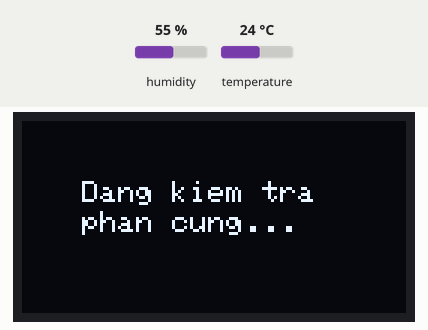
A sketch run on a simulated ESP8266 (NodeMCU). On the bench: 128×64 one-colour display. Inputs (shaded band) come from the test bench; at power-on: humidity 55 %, temperature 24 °C. WiFi joins after 1.5 s; servers stay silent unless stated; what the sketch prints to the serial monitor is not drawn.

Above: at 1.1 s.
At 3.2 s:
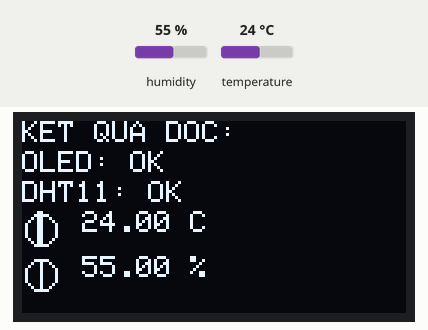

Measured:
- what the display in image 0 shows lasts 2.0 s, from 1.1 s to 3.1 s

The sketch:

sketch_jun3a.ino
```cpp
#include <ESP8266WiFi.h>
#include <DHT.h>
#include <Wire.h>
#include <Adafruit_GFX.h>
#include <Adafruit_SSD1306.h>

// --- Cấu hình WiFi và ThingSpeak ---
String apiKey = "5F8NIR1N22PYD5WG"; // Thay bằng API Key của bạn
const char* ssid = "Galaxy A23 AE62";     // Tên WiFi
const char* password = "agrq7058"; // Mật khẩu WiFi
const char* server = "api.thingspeak.com";

WiFiClient client;

// --- Cấu hình DHT11 ---
#define DHTPIN 14     // Chân kết nối cảm biến DHT11 (GPIO14)
#define DHTTYPE DHT11
DHT dht(DHTPIN, DHTTYPE);

// --- Cấu hình OLED ---
#define SCREEN_WIDTH 128
#define SCREEN_HEIGHT 64
#define OLED_RESET -1
Adafruit_SSD1306 display(SCREEN_WIDTH, SCREEN_HEIGHT, &Wire, OLED_RESET);

bool oled_ok = false;
bool dht_found = false;
bool dht_read_ok = false;

float temperature = 0.0;
float humidity = 0.0;
int dht_error_count = 0;

// --- Hàm hiển thị màn hình splash ---
void showSplashScreen() {
  display.clearDisplay();
  display.setTextSize(1);
  display.setTextColor(SSD1306_WHITE);
  display.setCursor(20, 20);
  display.println("Dang kiem tra");
  display.setCursor(20, 30);
  display.println("phan cung...");
  display.display();
  delay(2000);
}

// --- Kiểm tra OLED ---
void testOLED() {
  Serial.print("Kiem tra OLED... ");
  if (display.begin(SSD1306_SWITCHCAPVCC, 0x3C)) {
    oled_ok = true;
    display.clearDisplay();
    display.setTextSize(1);
    display.setTextColor(SSD1306_WHITE);
    display.setCursor(0, 0);
    display.println("OLED hoat dong OK");
    display.display();
    Serial.println("OK");
  } else {
    oled_ok = false;
    Serial.println("LOI! Khong tim thay OLED");
  }
}

// --- Đọc dữ liệu DHT11 ---
void testDHT() {
  float h = dht.readHumidity();
  float t = dht.readTemperature();

  if (isnan(h) || isnan(t)) {
    dht_found = false;
    dht_read_ok = false;
    dht_error_count++;
    Serial.print("Doc loi DHT11! Loi lien tiep: ");
    Serial.println(dht_error_count);
    if (dht_error_count >= 3) {
      Serial.println("Thu reset DHT11...");
      dht.begin();
      dht_error_count = 0;
    }
  } else {
    dht_found = true;
    dht_read_ok = true;
    dht_error_count = 0;
    temperature = t;
    humidity = h;
    Serial.print("Nhiet do: ");
    Serial.print(t);
    Serial.println(" C");
    Serial.print("Do am: ");
    Serial.print(h);
    Serial.println(" %");
  }
}

// --- Vẽ icon nhiệt độ ---
void drawTemperatureIcon(int x, int y) {
  display.drawCircle(x + 6, y + 6, 5, SSD1306_WHITE);
  display.drawRect(x + 5, y, 2, 12, SSD1306_WHITE);
}

// --- Vẽ icon độ ẩm ---
void drawHumidityIcon(int x, int y) {
  display.drawCircle(x + 6, y + 6, 5, SSD1306_WHITE);
  display.drawLine(x + 6, y + 1, x + 6, y + 11, SSD1306_WHITE);
}

// --- Hiển thị dữ liệu trên OLED ---
void displayTestResult() {
  if (!oled_ok) return;

  display.clearDisplay();
  display.setTextSize(1);
  display.setTextColor(SSD1306_WHITE);

  int y = 0;
  display.setCursor(0, y);
  display.println("KET QUA DOC:");

  y += 10;
  display.setCursor(0, y);
  display.print("OLED: ");
  display.println(oled_ok ? "OK" : "LOI");

  y += 10;
  display.setCursor(0, y);
  display.print("DHT11: ");
  if (!dht_found) {
    display.println("KHONG PHAN HOI");
  } else if (!dht_read_ok) {
    display.println("DOC LOI");
  } else {
    display.println("OK");

    y += 10;
    drawTemperatureIcon(0, y);
    display.setCursor(20, y);
    display.print(temperature);
    display.println(" C");

    y += 15;
    drawHumidityIcon(0, y);
    display.setCursor(20, y);
    display.print(humidity);
    display.println(" %");
  }

  display.display();
}

// --- Gửi dữ liệu lên ThingSpeak ---
void sendDataToThingSpeak() {
  if (!dht_read_ok) return; // Nếu không đọc được thì không gửi

  if (client.connect(server, 80)) {
    String postStr = apiKey;
    postStr += "&field1=";
    postStr += String(temperature);
    postStr += "&field2=";
    postStr += String(humidity);
    postStr += "\r\n\r\n";

    client.print("POST /update HTTP/1.1\n");
    client.print("Host: api.thingspeak.com\n");
    client.print("Connection: close\n");
    client.print("X-THINGSPEAKAPIKEY: " + apiKey + "\n");
    client.print("Content-Type: application/x-www-form-urlencoded\n");
    client.print("Content-Length: ");
    client.print(postStr.length());
    client.print("\n\n");
    client.print(postStr);

    Serial.println("Da gui du lieu len ThingSpeak.");
  }
  client.stop();
}

// --- Hàm setup ---
void setup() {
  Serial.begin(115200);
  delay(1000);

  // OLED
  oled_ok = display.begin(SSD1306_SWITCHCAPVCC, 0x3C);
  if (oled_ok) showSplashScreen();
  testOLED();

  // DHT11
  dht.begin();
  testDHT();
  displayTestResult();

  // WiFi
  Serial.print("Dang ket noi WiFi: ");
  Serial.println(ssid);
  WiFi.begin(ssid, password);
  while (WiFi.status() != WL_CONNECTED) {
    delay(500);
    Serial.print(".");
  }
  Serial.println("\nDa ket noi WiFi!");
}

// --- Vòng lặp chính ---
void loop() {
  testDHT();           // Đọc DHT11
  displayTestResult(); // Hiển thị OLED
  sendDataToThingSpeak(); // Gửi dữ liệu

  delay(15000); // 15 giây (giảm tải ThingSpeak)
}
```
